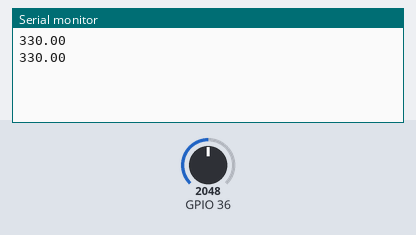
Bench run of a sketch on a simulated ESP32. On the bench: the last lines printed to the serial monitor. The test bench sets the inputs (shaded band); at power-on: GPIO 36 = 2048.

Above: at 1.8 s.
1.9 s: GPIO 36 set to 2866
At 2.8 s:
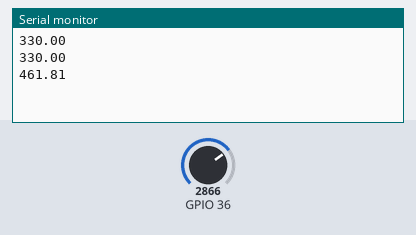
3.4 s: GPIO 36 set to 3603
At 4.5 s:
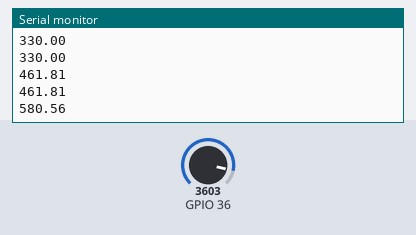
Timing chart, 0 to 6.4 s (numbered marks = the images above; inputs shaded):
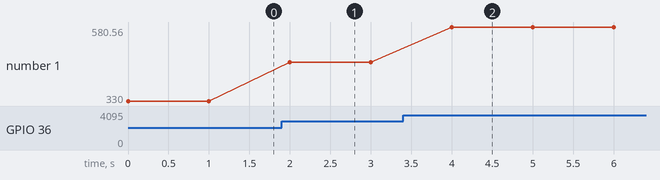

The sketch:

temperatura_parcial1.ino
```cpp
//#include "BluetoothSerial.h"

//BluetoothSerial SerialBT;

void setup() {
  Serial.begin(9600);

  //if (!SerialBT.begin("ESP32-Test")){
    //Serial.println("An error ocurred initializing Bluetooth");
  //}
}

void loop() {
  int sensorValue = analogRead(A0);
  double temperatura = ((sensorValue * 3.3) / 2048.0) / 0.01;
  Serial.println(temperatura);
  delay(1000);
}
```

Measured:
- after the input at 1.9 s, the serial monitor: prints a new line after 0.10 s (image 1)
- after the input at 3.4 s, the serial monitor: prints a new line after 0.60 s (image 2)
- plotted number 1: 330 → 461.81 after the input at 1.9 s, 461.81 → 580.56 after the input at 3.4 s
